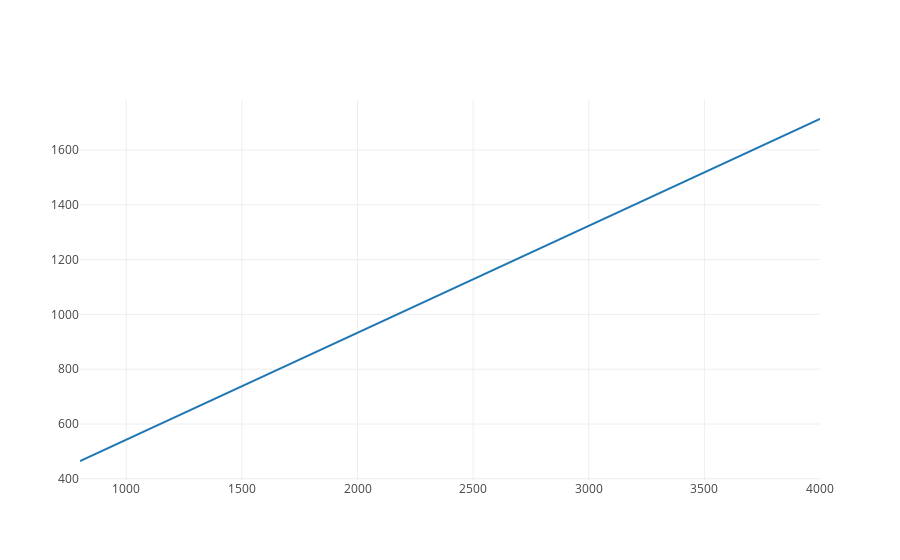

Here is the notebook cell this chart was saved with:
### Code cell
from graph import plot
plot([hyp_trace])

### Figure 1 — Plotly figure (JSON) as saved in the notebook; plotly's stock layout.template omitted (floating-point values rounded to 4 significant figures)
{"data": [{"mode": "lines", "text": "y = 0.39x + 153", "type": "scatter", "uid": "3e21f8b3-3047-4b02-8873-18c825ab2e00", "x": [800, 1500, 2000, 3500, 4000], "y": [465, 738, 933, 1518, 1713]}], "layout": {}}
